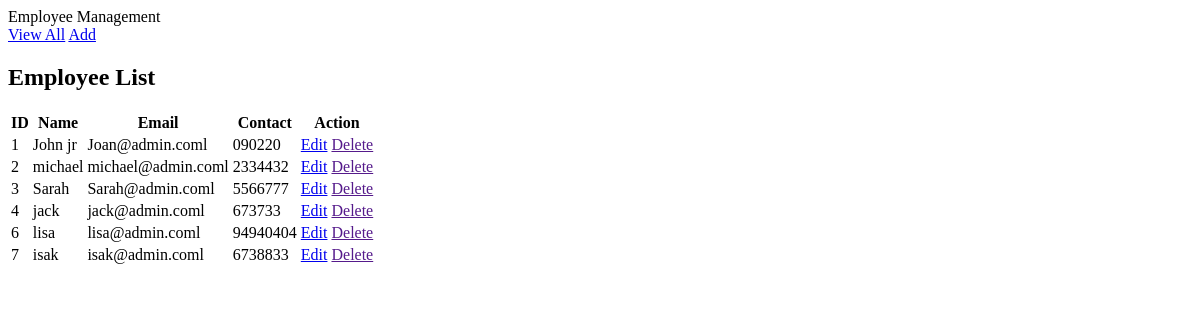
The page /employee/list/ on the database as committed earlier.
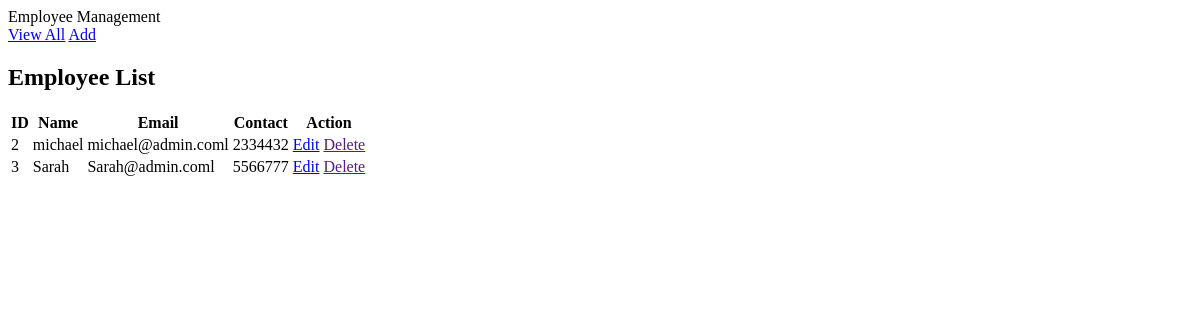
The same page on the database as committed later.
### employee/models.py (models this page shows)
class Employee(models.Model):
    eid = models.CharField(max_length=20)
    ename = models.CharField(max_length=100)
    eemail = models.EmailField()
    econtact = models.CharField(max_length=15)
    class Meta:
        db_table = 'employee'

### employee/views.py (the view)
# urls.py: path('list/', views.employee_list, name='employee_list'),
def employee_list(request):
    context = {'employee_list': Employee.objects.all()}
    return render(request, 'employee/employee_list.html', context)

### employee/templates/employee/employee_list.html
{% extends 'base.html' %}
{% block content %}
<h2>Employee List</h2>
<table>
    <tr>
        <th>ID</th>
        <th>Name</th>
        <th>Email</th>
        <th>Contact</th>
        <th>Action</th>
    </tr>
    {% for employee in employee_list %}
    <tr>
        <td>{{ employee.eid }}</td>
        <td>{{ employee.ename }}</td>
        <td>{{ employee.eemail }}l</td>
        <td>{{ employee.econtact }}</td>
        <td>
            <a href="{% url 'employee_update' employee.id %}">Edit</a>
            <a href="">Delete</a>
        </td>
    </tr>
    {% empty %}
    <tr><td>No Employee found</td></tr>
    {% endfor %}
</table>
{% endblock %}

### employee/templates/base.html (shortened to what this page needs)
<!DOCTYPE html>
<html lang="en">
<head>
</head>
<body>
    <header>Employee Management
        <nav>
            <a href="{% url 'employee_list' %}">View All</a>
            <a href="{% url 'employee_add' %}">Add</a>
        </nav>
    </header>
    {% block content %}
    {% endblock %}
</body>
</html>

Rows that differ between the two databases and show on the page:
removed Employee: eid "1", ename "John jr", eemail "Joan@admin.com", econtact "090220"
removed Employee: eid "4", ename "jack", eemail "jack@admin.com", econtact "673733"
removed Employee: eid "6", ename "lisa", eemail "lisa@admin.com", econtact "94940404"
removed Employee: eid "7", ename "isak", eemail "isak@admin.com", econtact "6738833"
